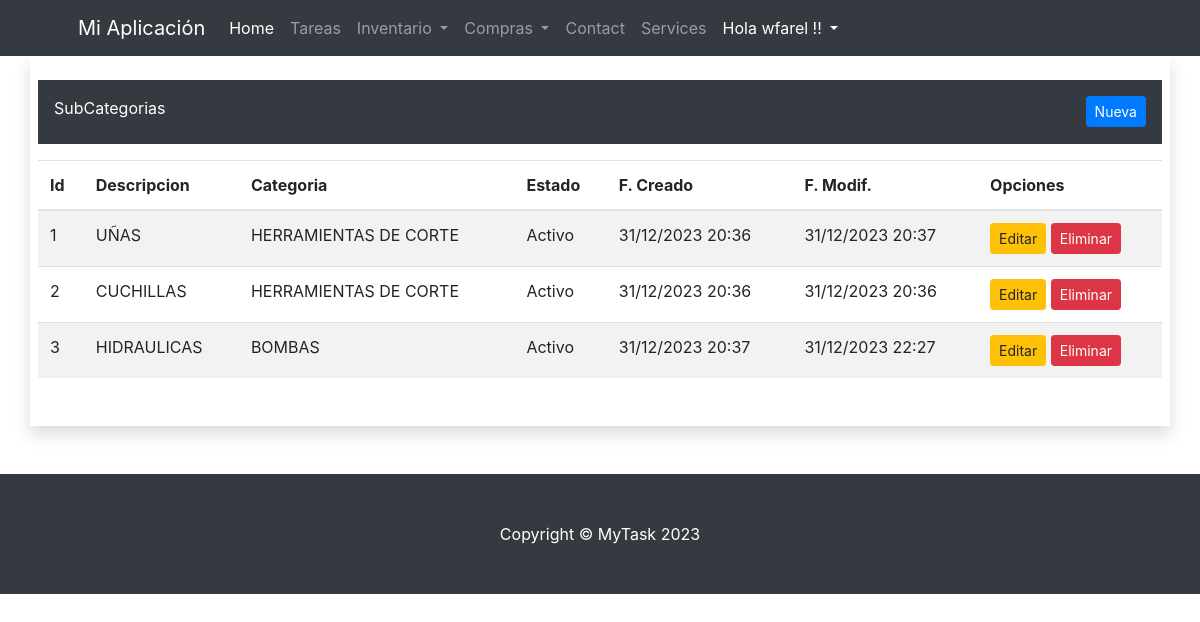
The page /inv/subcategorias/ (signed in) on the database as committed earlier.
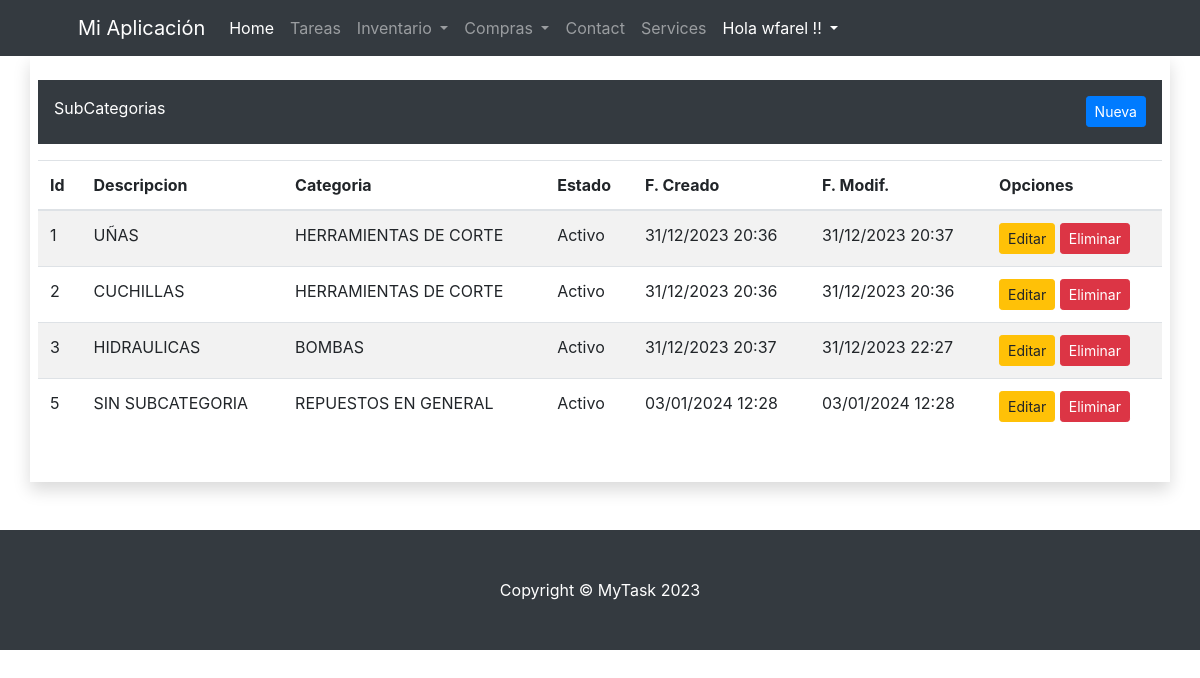
The same page on the database as committed later.
### inv/models.py (models this page shows, shortened)
class SubCategoria(ClaseModelo):
    categoria = models.ForeignKey(Categoria, on_delete=models.CASCADE)
    descripcion = models.CharField(
        max_length=100,
    )
    class Meta:
        verbose_name_plural = 'Sub Categorias'
        unique_together = ('categoria', 'descripcion')

class Categoria(ClaseModelo):
    descripcion = models.CharField(
        max_length=100,
        unique=True
    )
    def __str__(self):
        return '{}'.format(self.descripcion)
    class Meta:
        verbose_name_plural = 'Categorias'

### inv/views.py (the view)
# urls.py: path('subcategorias/', SubCategoriaView.as_view(), name='subcategoria_list'),
class SubCategoriaView(LoginRequiredMixin, ListView):
    model = SubCategoria
    template_name = 'inv/subcategoria_list.html'
    context_object_name = 'obj'
    login_url = 'bases:login'

### inv/templates/inv/subcategoria_list.html (shortened to what this page needs)
{% extends "bases/base.html" %}
{% block content %}
<div class="row">
    <div class="col-md-12">
        <div class="container p-3 pb-4 my-3 bg-dark text-white">
            SubCategorias
            <a class="btn btn-primary btn-sm float-right"  href="{% url 'inv:subcategoria_new' %}">Nueva</a>
        </div>
        {% if not obj %}
        <p>No hay SubCategorias</p>
        {% else %}
        <table class="table table-hover table-striped">
            <thead>
                <tr>
                    <th>Id</th>
                    <th>Descripcion</th>
                    <th>Categoria</th>
                    <th>Estado</th>
                    <th>F. Creado</th>
                    <th>F. Modif.</th>
                    <th>Opciones</th>
                </tr>
            </thead>
            <tbody>
                {% for item in obj %}
                <tr>
                    <td>{{ item.id }}</td>
                    <td>{{ item.descripcion }}</td>
                    <td>{{ item.categoria }}</td>
                    <td>{% if item.estado %}
                        <span class="label label-success">Activo</span>
                        {% else %}
                        <span class="label label-danger">Inactivo</span>
                        {% endif %}
                    </td>
                    <td>{{ item.fc|date:"d/m/Y H:i" }}</td>
                    <td>{{ item.fm|date:"d/m/Y H:i" }}</td>
                    <td>
                        <a href="{% url 'inv:subcategoria_edit' item.id %}" class="btn btn-warning btn-sm">Editar</a>
                        <a href="{% url 'inv:subcategoria_delete' item.id %}" class="btn btn-danger btn-sm">Eliminar</a>
                    </td>
                </tr>
                {% endfor %}
            </tbody>
        </table>
        {% endif %}
    </div>
</div>
{% endblock %}

### bases/templates/bases/base.html (shortened to what this page needs)
<!DOCTYPE html>
{% load static %}
<html lang="en">
<head>
    {% load bootstrap4 %}
    {% bootstrap_css %}
    <link href="https://cdn.datatables.net/v/dt/dt-1.13.8/af-2.6.0/datatables.min.css" rel="stylesheet">
    <link rel="stylesheet" href="https://cdnjs.cloudflare.com/ajax/libs/jquery-confirm/3.3.2/jquery-confirm.min.css">
</head>
<body>
    {% block navbar %}
    <nav class="navbar navbar-expand-lg navbar-dark bg-dark">
        <div class="container px-5">
            <a class="navbar-brand" href="#!">Mi Aplicación</a>
            <div class="collapse navbar-collapse" id="navbarSupportedContent">
                <ul class="navbar-nav ms-auto mb-2 mb-lg-0">
                    <li class="nav-item"><a class="nav-link active" aria-current="page" href="{% url 'bases:home' %}">Home</a></li>
                    <li class="nav-item"><a class="nav-link" href="{% url 'task:task_list' %}">Tareas</a></li>
                    <li class="nav-item dropdown">
                        <a class="nav-link dropdown-toggle" href="#" id="navbarDropdown" role="button"
                           data-toggle="dropdown" aria-haspopup="true" aria-expanded="false">
                            Inventario
                        </a>
                    </li>
                      <li class="nav-item dropdown">
                        <a class="nav-link dropdown-toggle" href="#" id="navbarDropdown" role="button"
                           data-toggle="dropdown" aria-haspopup="true" aria-expanded="false">
                            Compras
                        </a>
                    </li>
                    <li class="nav-item"><a class="nav-link" href="#!">Contact</a></li>
                    <li class="nav-item"><a class="nav-link" href="#!">Services</a></li>
                    <li class="nav-item dropdown">
                        <a class="nav-link dropdown-toggle text-white" href="#" id="navbarDropdown" role="button"
                           data-toggle="dropdown" aria-haspopup="true" aria-expanded="false">
                           Hola {{ user.username }} !!
                        </a>
                    </li>
                </ul>
            </div>
        </div>
    </nav>
    {% endblock %}
    <div class="container mb-5 p-2 shadow">
        {% block content %}
        {% endblock %}
        <br>
    </div>
    {% block footer%}
    <footer class="py-5 bg-dark">
        <div class="container px-4 px-lg-5"><p class="m-0 text-center text-white">Copyright &copy; MyTask 2023</p></div>
    </footer>
    {% endblock %}
</body>
</html>

Rows that differ between the two databases and show on the page:
added SubCategoria: id "5", descripcion "SIN SUBCATEGORIA", categoria "REPUESTOS EN GENERAL", estado "Activo", fc "03/01/2024 12:28", fm "03/01/2024 12:28"
